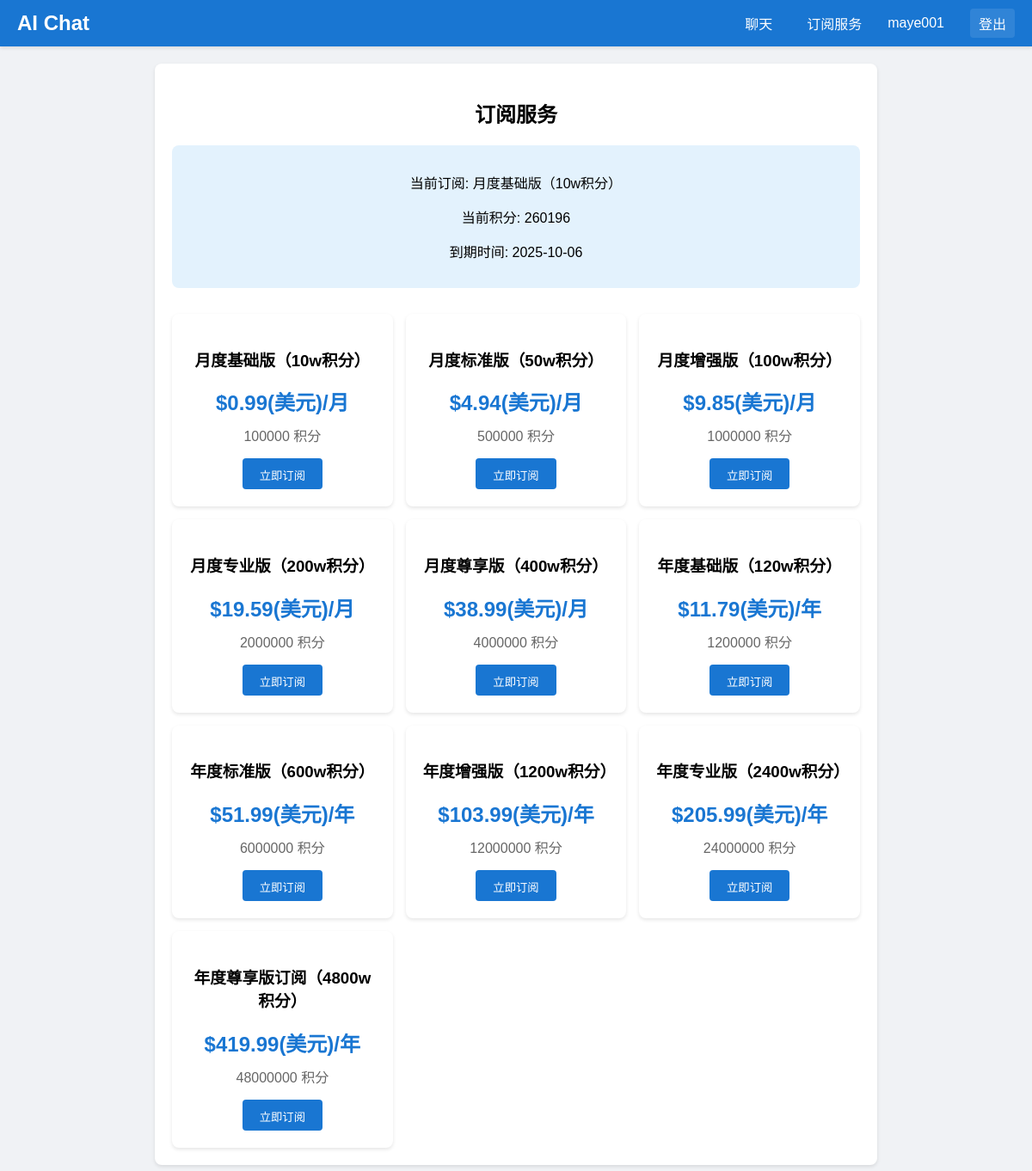
The page /subscription (signed in) on the database as committed earlier.
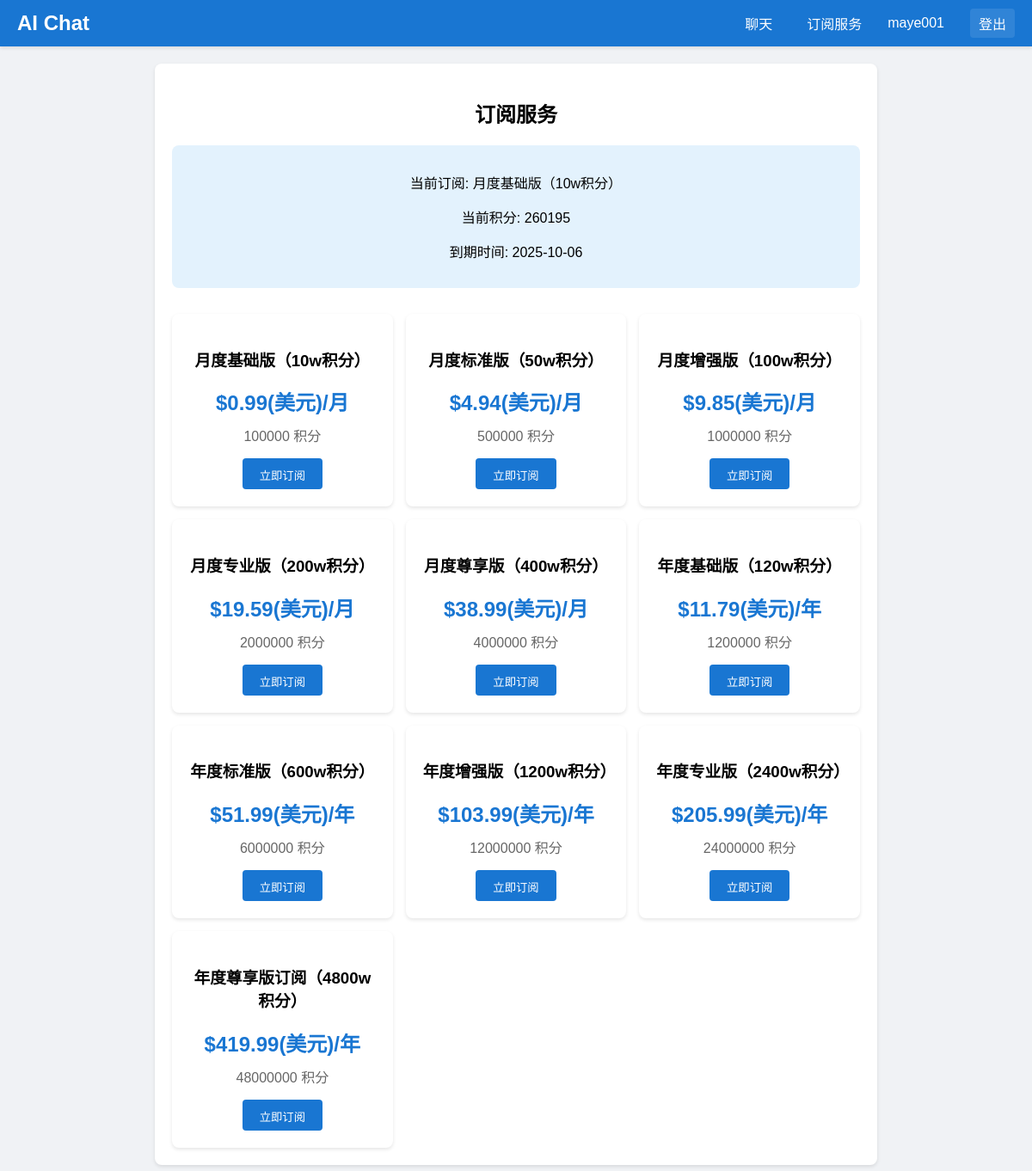
The same page on the database as committed later.
### models/database_models.py (models this page shows, shortened)
class User(UserMixin, db.Model):
    __tablename__ = 'users'
    id = db.Column(db.Integer, primary_key=True)
    username = db.Column(db.String(80), unique=True, nullable=False)
    email = db.Column(db.String(120), unique=True, nullable=False)  # 新增email字段
    password_hash = db.Column(db.String(128))
    chat_id = db.Column(db.String(36), unique=True, nullable=False)
    email_verified = db.Column(db.Boolean, default=False)  # 添加此字段
    email_verify_token = db.Column(db.String(100))  # 存储验证令牌
    token_expiry = db.Column(db.DateTime)  # 令牌过期时间
    created_at = db.Column(db.DateTime, default=datetime.utcnow)

class Subscription(db.Model):
    __tablename__ = 'subscriptions'
    id = db.Column(db.Integer, primary_key=True)
    user_id = db.Column(db.String(36), db.ForeignKey('users.chat_id'), nullable=False)
    user_email = db.Column(db.String(120), nullable=False)
    plan_type = db.Column(db.String(50), nullable=False)  # 订阅类型
    points = db.Column(db.Integer, default=0)  # 剩余积分
    start_date = db.Column(db.DateTime, nullable=False)
    end_date = db.Column(db.DateTime, nullable=False)
    status = db.Column(db.String(20), default='active')  # active, expired
    created_at = db.Column(db.DateTime, default=datetime.utcnow)
    def is_active(self):
        return self.status == 'active' and self.end_date > datetime.utcnow()

### app.py (the view)
@app.route('/subscription')
@login_required
def subscription_page():
    subscription = Subscription.query.filter_by(
        user_id=current_user.chat_id,
        status='active'
    ).first()
    logger.debug(f"User {current_user.username} subscription info: {subscription.__dict__ if subscription else None}")
    logger.debug(f"Available plans: {SUBSCRIPTION_PLANS}")
    return render_template('subscription.html',
        plans=SUBSCRIPTION_PLANS,
        subscription=subscription,
        SUBSCRIPTION_PLANS=SUBSCRIPTION_PLANS
    )

### app.py (called while the page is built)
@login_manager.user_loader
def load_user(user_id):
    return db.session.get(User, int(user_id))

@app.before_request
def before_request():
    logger.error(f"request endpoint is {request.endpoint}")
    logger.error(f"request path is {request.path}")
    if request.endpoint in ['stripe_webhook', 'static', 'login', 'register', 'logout', 'get_captcha', 'send_reset_code', 'verify_reset_code', 'reset_password', 'verify_email', 'reset_password_page']:
        return
    if not current_user.is_authenticated:
        if request.headers.get('X-Requested-With') == 'XMLHttpRequest':
            return jsonify({"error": "请先登录"}), 401
        return redirect(url_for('login'))

### templates/subscription.html (shortened to what this page needs)
{% extends "base.html" %}
{% block content %}
<div class="subscription-container">
    <div class="subscription-header">
        <h2>订阅服务</h2>
        {% if subscription and subscription.is_active() and subscription.plan_type in SUBSCRIPTION_PLANS %}
            <div class="current-subscription">
                <p>当前订阅: {{ SUBSCRIPTION_PLANS[subscription.plan_type]['name'] }}</p>
                <p>当前积分: {{ subscription.points }}</p>
                <p>到期时间: {{ subscription.end_date.strftime('%Y-%m-%d') }}</p>
            </div>
        {% endif %}
    </div>
    <div class="subscription-plans">
        {% for plan_id, plan in plans.items() %}
        <div class="plan-card">
            <h3>{{ plan.name }}</h3>
            <div class="price">${{ plan.price }}(美元)/{{ plan.period }}</div>
            <div class="points">{{ plan.points }} 积分</div>
            <button onclick="createCheckoutSession('{{ plan_id }}')" class="subscribe-btn">
                立即订阅
            </button>
        </div>
        {% endfor %}
    </div>
</div>
{% endblock %}

### templates/base.html (shortened to what this page needs)
<!DOCTYPE html>
<html>
<head>
    <link rel="stylesheet" href="{{ url_for('static', filename='style.css') }}">
    <link rel="stylesheet" href="https://cdn.jsdelivr.net/npm/katex@0.16.9/dist/katex.min.css">
</head>
<body>
    <nav class="main-nav">
        <div class="nav-container">
            <div class="nav-logo">
                <a href="{{ url_for('chat') }}">AI Chat</a>
            </div>
            <div class="nav-links">
                {% if current_user.is_authenticated %}
                    <a href="{{ url_for('chat') }}" class="nav-link">聊天</a>
                    <a href="{{ url_for('subscription_page') }}" class="nav-link">订阅服务</a>
                    <span class="user-name">{{ current_user.username }}</span>
                    <a href="{{ url_for('logout') }}" class="nav-link logout">登出</a>
                {% else %}
                    <a href="{{ url_for('login') }}" class="nav-link">登录</a>
                    <a href="{{ url_for('register') }}" class="nav-link">注册</a>
                {% endif %}
            </div>
        </div>
    </nav>
    <div class="main-container">
        {% block content %}{% endblock %}
    </div>
</body>
</html>

### static/style.css (style rules this page uses)
body { justify-content: center; align-items: center; font-family: Arial, sans-serif; margin: 0; padding: 0; background-color: #f0f2f5; height: 100vh; overflow: auto; }
body.subscription-page { height: auto; min-height: 100vh; overflow-y: auto; }
button { padding: 8px 16px; background-color: #1976d2; color: white; border: none; border-radius: 4px; cursor: pointer; height: 36px; }
.subscription-container { max-width: 800px; margin: 20px auto; padding: 20px; background: white; border-radius: 8px; box-shadow: 0 2px 4px rgba(0,0,0,0.1); overflow-y: visible; }
.subscription-header { text-align: center; margin-bottom: 30px; }
.subscription-plans { display: grid; grid-template-columns: repeat(auto-fit, minmax(200px, 1fr)); gap: 15px; margin-top: 20px; }
.plan-card { background: white; border-radius: 8px; padding: 20px; text-align: center; box-shadow: 0 2px 4px rgba(0,0,0,0.1); }
.plan-card .price { font-size: 24px; font-weight: bold; color: #1976d2; margin: 10px 0; }
.plan-card .points { color: #666; margin-bottom: 15px; }
.subscribe-btn { background: #1976d2; color: white; border: none; padding: 10px 20px; border-radius: 4px; cursor: pointer; transition: background-color 0.3s; }
.current-subscription { background: #e3f2fd; padding: 15px; border-radius: 8px; margin-bottom: 20px; }
.main-nav { background-color: #1976d2; padding: 10px 0; box-shadow: 0 2px 4px rgba(0,0,0,0.1); }
.nav-container { max-width: 1200px; margin: 0 auto; display: flex; justify-content: space-between; align-items: center; padding: 0 20px; }
.nav-logo a { color: white; text-decoration: none; font-size: 1.5em; font-weight: bold; }
.nav-links { display: flex; gap: 20px; align-items: center; }
.nav-link { color: white; text-decoration: none; padding: 5px 10px; border-radius: 4px; transition: background-color 0.3s; }
.nav-link.logout { background-color: rgba(255,255,255,0.1); }
.user-name { color: white; margin-right: 10px; }
.main-container { max-width: 1200px; margin: 20px auto; padding: 0 20px; }

Rows that differ between the two databases and show on the page:
changed Subscription "月度基础版（10w积分）": points "260196" → "260195"
